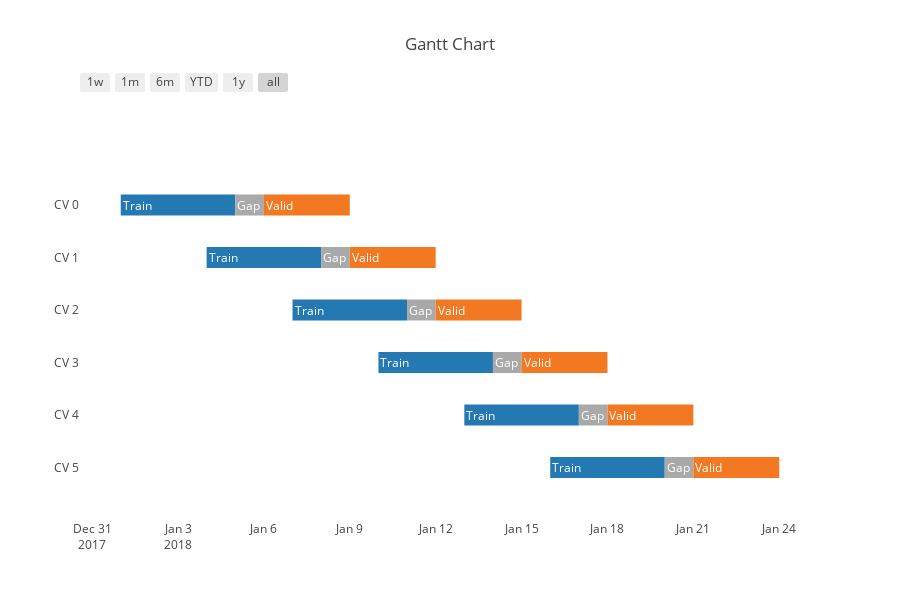

The code cell stored with this chart in its notebook:
### Code cell
plot_list = []
for i, indices in enumerate(cv.split(X_train, y_train)):
    train_mindate = target_set_pd.loc[X_train.iloc[indices[0]].index]['date'].min()
    train_maxdate = target_set_pd.loc[X_train.iloc[indices[0]].index]['date'].max() + timedelta(hours=23, minutes=59)
    valid_mindate = target_set_pd.loc[X_train.iloc[indices[1]].index]['date'].min()
    valid_maxdate = target_set_pd.loc[X_train.iloc[indices[1]].index]['date'].max() + timedelta(hours=23, minutes=59)
    
    plot_list.append(dict(Task="CV {}".format(i), y=5-i, Resource='Train',
         Start=train_mindate,
         Finish=train_maxdate))
    plot_list.append(dict(Task="CV {}".format(i), y=5-i, Resource='Gap',
         Start=train_maxdate,
         Finish=valid_mindate))
    plot_list.append(dict(Task="CV {}".format(i), y=5-i, Resource='Valid',
         Start=valid_mindate,
         Finish=valid_maxdate))
    
colors = {'Train': '#2579B2',
          'Gap': '#A9A9A9',
          'Valid': '#F27921',}

fig = ff.create_gantt(plot_list, group_tasks=True, colors=colors, index_col='Resource')
fig['layout']['annotations'] = [dict(x=x['Start'], y=x['y'],
                                     text=x['Resource'], showarrow=False,
                                     font=dict(color='white'), xanchor='left') for x in plot_list]

py.iplot(fig, filename='gantt-group-tasks-together')

### Figure 1 — Plotly figure (JSON) as saved in the notebook; plotly's stock layout.template omitted (floating-point values rounded to 4 significant figures)
{"data": [{"marker": {"color": "white"}, "name": "", "showlegend": false, "type": "scatter", "uid": "053e21b7-05d9-48de-86a1-649617e0c578", "x": ["2018-01-01", "2018-01-04 23:59:00"], "y": [5, 5]}, {"marker": {"color": "white"}, "name": "", "showlegend": false, "type": "scatter", "uid": "bc7531cf-9e51-4391-82c8-c30e41d03a54", "x": ["2018-01-04 23:59:00", "2018-01-06"], "y": [5, 5]}, {"marker": {"color": "white"}, "name": "", "showlegend": false, "type": "scatter", "uid": "1c3f5083-aab0-4316-8adb-b21c0ea9a82e", "x": ["2018-01-06", "2018-01-08 23:59:00"], "y": [5, 5]}, {"marker": {"color": "white"}, "name": "", "showlegend": false, "type": "scatter", "uid": "baa7f5b2-6cd3-48a3-993b-6891a6c2ec47", "x": ["2018-01-04", "2018-01-07 23:59:00"], "y": [4, 4]}, {"marker": {"color": "white"}, "name": "", "showlegend": false, "type": "scatter", "uid": "620ac26c-c86b-4524-bb04-4aa88973da82", "x": ["2018-01-07 23:59:00", "2018-01-09"], "y": [4, 4]}, {"marker": {"color": "white"}, "name": "", "showlegend": false, "type": "scatter", "uid": "0e087cd0-808a-41a2-b88c-dbc01f92d4bd", "x": ["2018-01-09", "2018-01-11 23:59:00"], "y": [4, 4]}, {"marker": {"color": "white"}, "name": "", "showlegend": false, "type": "scatter", "uid": "70dcfa5e-1a2f-4594-bab6-e4416face06c", "x": ["2018-01-07", "2018-01-10 23:59:00"], "y": [3, 3]}, {"marker": {"color": "white"}, "name": "", "showlegend": false, "type": "scatter", "uid": "80f57348-2974-4411-820e-b0106e445257", "x": ["2018-01-10 23:59:00", "2018-01-12"], "y": [3, 3]}, {"marker": {"color": "white"}, "name": "", "showlegend": false, "type": "scatter", "uid": "900a1a40-727a-49c4-a90b-e62ae166edc8", "x": ["2018-01-12", "2018-01-14 23:59:00"], "y": [3, 3]}, {"marker": {"color": "white"}, "name": "", "showlegend": false, "type": "scatter", "uid": "bd628247-c3fd-40e7-8b6a-a4d650e2773e", "x": ["2018-01-10", "2018-01-13 23:59:00"], "y": [2, 2]}, {"marker": {"color": "white"}, "name": "", "showlegend": false, "type": "scatter", "uid": "113be96c-b1a9-4c4d-b9d7-4199ecacb5fd", "x": ["2018-01-13 23:59:00", "2018-01-15"], "y": [2, 2]}, {"marker": {"color": "white"}, "name": "", "showlegend": false, "type": "scatter", "uid": "79116b51-01ff-432b-b9aa-5028bf47e718", "x": ["2018-01-15", "2018-01-17 23:59:00"], "y": [2, 2]}, {"marker": {"color": "white"}, "name": "", "showlegend": false, "type": "scatter", "uid": "fe1bac4c-9ba7-4954-bda0-c4e0c1a52d86", "x": ["2018-01-13", "2018-01-16 23:59:00"], "y": [1, 1]}, {"marker": {"color": "white"}, "name": "", "showlegend": false, "type": "scatter", "uid": "1b5e31e2-d984-47c2-a06a-aada0c96ff02", "x": ["2018-01-16 23:59:00", "2018-01-18"], "y": [1, 1]}, {"marker": {"color": "white"}, "name": "", "showlegend": false, "type": "scatter", "uid": "6ccf95af-99b4-43cd-9393-e9a471b1bcf9", "x": ["2018-01-18", "2018-01-20 23:59:00"], "y": [1, 1]}, {"marker": {"color": "white"}, "name": "", "showlegend": false, "type": "scatter", "uid": "05d94ee9-05b7-4106-b98c-b0ce2a595b5c", "x": ["2018-01-16", "2018-01-19 23:59:00"], "y": [0, 0]}, {"marker": {"color": "white"}, "name": "", "showlegend": false, "type": "scatter", "uid": "63c6a210-2561-4d9e-9e17-70af7a423308", "x": ["2018-01-19 23:59:00", "2018-01-21"], "y": [0, 0]}, {"marker": {"color": "white"}, "name": "", "showlegend": false, "type": "scatter", "uid": "19bf9da3-b6ff-43dd-ad58-47523529a11e", "x": ["2018-01-21", "2018-01-23 23:59:00"], "y": [0, 0]}], "layout": {"annotations": [{"font": {"color": "white"}, "showarrow": false, "text": "Train", "x": "2018-01-01", "xanchor": "left", "y": 5}, {"font": {"color": "white"}, "showarrow": false, "text": "Gap", "x": "2018-01-04 23:59:00", "xanchor": "left", "y": 5}, {"font": {"color": "white"}, "showarrow": false, "text": "Valid", "x": "2018-01-06", "xanchor": "left", "y": 5}, {"font": {"color": "white"}, "showarrow": false, "text": "Train", "x": "2018-01-04", "xanchor": "left", "y": 4}, {"font": {"color": "white"}, "showarrow": false, "text": "Gap", "x": "2018-01-07 23:59:00", "xanchor": "left", "y": 4}, {"font": {"color": "white"}, "showarrow": false, "text": "Valid", "x": "2018-01-09", "xanchor": "left", "y": 4}, {"font": {"color": "white"}, "showarrow": false, "text": "Train", "x": "2018-01-07", "xanchor": "left", "y": 3}, {"font": {"color": "white"}, "showarrow": false, "text": "Gap", "x": "2018-01-10 23:59:00", "xanchor": "left", "y": 3}, {"font": {"color": "white"}, "showarrow": false, "text": "Valid", "x": "2018-01-12", "xanchor": "left", "y": 3}, {"font": {"color": "white"}, "showarrow": false, "text": "Train", "x": "2018-01-10", "xanchor": "left", "y": 2}, {"font": {"color": "white"}, "showarrow": false, "text": "Gap", "x": "2018-01-13 23:59:00", "xanchor": "left", "y": 2}, {"font": {"color": "white"}, "showarrow": false, "text": "Valid", "x": "2018-01-15", "xanchor": "left", "y": 2}, {"font": {"color": "white"}, "showarrow": false, "text": "Train", "x": "2018-01-13", "xanchor": "left", "y": 1}, {"font": {"color": "white"}, "showarrow": false, "text": "Gap", "x": "2018-01-16 23:59:00", "xanchor": "left", "y": 1}, {"font": {"color": "white"}, "showarrow": false, "text": "Valid", "x": "2018-01-18", "xanchor": "left", "y": 1}, {"font": {"color": "white"}, "showarrow": false, "text": "Train", "x": "2018-01-16", "xanchor": "left", "y": 0}, {"font": {"color": "white"}, "showarrow": false, "text": "Gap", "x": "2018-01-19 23:59:00", "xanchor": "left", "y": 0}, {"font": {"color": "white"}, "showarrow": false, "text": "Valid", "x": "2018-01-21", "xanchor": "left", "y": 0}], "height": 600, "hovermode": "closest", "shapes": [{"fillcolor": "rgb(37, 121, 178)", "line": {"width": 0}, "opacity": 1, "type": "rect", "x0": "2018-01-01", "x1": "2018-01-04 23:59:00", "xref": "x", "y0": 4.8, "y1": 5.2, "yref": "y"}, {"fillcolor": "rgb(169, 169, 169)", "line": {"width": 0}, "opacity": 1, "type": "rect", "x0": "2018-01-04 23:59:00", "x1": "2018-01-06", "xref": "x", "y0": 4.8, "y1": 5.2, "yref": "y"}, {"fillcolor": "rgb(242, 121, 33)", "line": {"width": 0}, "opacity": 1, "type": "rect", "x0": "2018-01-06", "x1": "2018-01-08 23:59:00", "xref": "x", "y0": 4.8, "y1": 5.2, "yref": "y"}, {"fillcolor": "rgb(37, 121, 178)", "line": {"width": 0}, "opacity": 1, "type": "rect", "x0": "2018-01-04", "x1": "2018-01-07 23:59:00", "xref": "x", "y0": 3.8, "y1": 4.2, "yref": "y"}, {"fillcolor": "rgb(169, 169, 169)", "line": {"width": 0}, "opacity": 1, "type": "rect", "x0": "2018-01-07 23:59:00", "x1": "2018-01-09", "xref": "x", "y0": 3.8, "y1": 4.2, "yref": "y"}, {"fillcolor": "rgb(242, 121, 33)", "line": {"width": 0}, "opacity": 1, "type": "rect", "x0": "2018-01-09", "x1": "2018-01-11 23:59:00", "xref": "x", "y0": 3.8, "y1": 4.2, "yref": "y"}, {"fillcolor": "rgb(37, 121, 178)", "line": {"width": 0}, "opacity": 1, "type": "rect", "x0": "2018-01-07", "x1": "2018-01-10 23:59:00", "xref": "x", "y0": 2.8, "y1": 3.2, "yref": "y"}, {"fillcolor": "rgb(169, 169, 169)", "line": {"width": 0}, "opacity": 1, "type": "rect", "x0": "2018-01-10 23:59:00", "x1": "2018-01-12", "xref": "x", "y0": 2.8, "y1": 3.2, "yref": "y"}, {"fillcolor": "rgb(242, 121, 33)", "line": {"width": 0}, "opacity": 1, "type": "rect", "x0": "2018-01-12", "x1": "2018-01-14 23:59:00", "xref": "x", "y0": 2.8, "y1": 3.2, "yref": "y"}, {"fillcolor": "rgb(37, 121, 178)", "line": {"width": 0}, "opacity": 1, "type": "rect", "x0": "2018-01-10", "x1": "2018-01-13 23:59:00", "xref": "x", "y0": 1.8, "y1": 2.2, "yref": "y"}, {"fillcolor": "rgb(169, 169, 169)", "line": {"width": 0}, "opacity": 1, "type": "rect", "x0": "2018-01-13 23:59:00", "x1": "2018-01-15", "xref": "x", "y0": 1.8, "y1": 2.2, "yref": "y"}, {"fillcolor": "rgb(242, 121, 33)", "line": {"width": 0}, "opacity": 1, "type": "rect", "x0": "2018-01-15", "x1": "2018-01-17 23:59:00", "xref": "x", "y0": 1.8, "y1": 2.2, "yref": "y"}, {"fillcolor": "rgb(37, 121, 178)", "line": {"width": 0}, "opacity": 1, "type": "rect", "x0": "2018-01-13", "x1": "2018-01-16 23:59:00", "xref": "x", "y0": 0.8, "y1": 1.2, "yref": "y"}, {"fillcolor": "rgb(169, 169, 169)", "line": {"width": 0}, "opacity": 1, "type": "rect", "x0": "2018-01-16 23:59:00", "x1": "2018-01-18", "xref": "x", "y0": 0.8, "y1": 1.2, "yref": "y"}, {"fillcolor": "rgb(242, 121, 33)", "line": {"width": 0}, "opacity": 1, "type": "rect", "x0": "2018-01-18", "x1": "2018-01-20 23:59:00", "xref": "x", "y0": 0.8, "y1": 1.2, "yref": "y"}, {"fillcolor": "rgb(37, 121, 178)", "line": {"width": 0}, "opacity": 1, "type": "rect", "x0": "2018-01-16", "x1": "2018-01-19 23:59:00", "xref": "x", "y0": -0.2, "y1": 0.2, "yref": "y"}, {"fillcolor": "rgb(169, 169, 169)", "line": {"width": 0}, "opacity": 1, "type": "rect", "x0": "2018-01-19 23:59:00", "x1": "2018-01-21", "xref": "x", "y0": -0.2, "y1": 0.2, "yref": "y"}, {"fillcolor": "rgb(242, 121, 33)", "line": {"width": 0}, "opacity": 1, "type": "rect", "x0": "2018-01-21", "x1": "2018-01-23 23:59:00", "xref": "x", "y0": -0.2, "y1": 0.2, "yref": "y"}], "showlegend": false, "title": {"text": "Gantt Chart"}, "width": 900, "xaxis": {"rangeselector": {"buttons": [{"count": 7, "label": "1w", "step": "day", "stepmode": "backward"}, {"count": 1, "label": "1m", "step": "month", "stepmode": "backward"}, {"count": 6, "label": "6m", "step": "month", "stepmode": "backward"}, {"count": 1, "label": "YTD", "step": "year", "stepmode": "todate"}, {"count": 1, "label": "1y", "step": "year", "stepmode": "backward"}, {"step": "all"}]}, "showgrid": false, "type": "date", "zeroline": false}, "yaxis": {"autorange": false, "range": [-1, 7], "showgrid": false, "ticktext": ["CV 5", "CV 4", "CV 3", "CV 2", "CV 1", "CV 0"], "tickvals": [0, 1, 2, 3, 4, 5], "zeroline": false}}}
